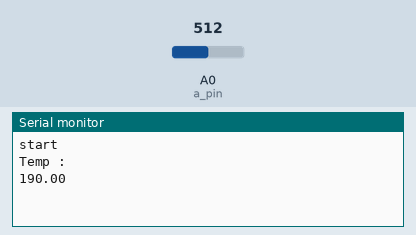
This sketch was run on a simulated Arduino Uno, built with avr-gcc and run on an emulated ATmega328P. On the bench: the last lines printed to the serial monitor. The test bench sets the inputs (shaded band); at power-on: A0 (a_pin) = 512.

Above: at 1.2 s.
1.3 s: A0 (a_pin) set to 716
At 1.3 s:
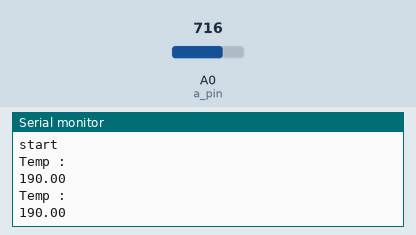
2.8 s: A0 (a_pin) set to 900
At 3.8 s:
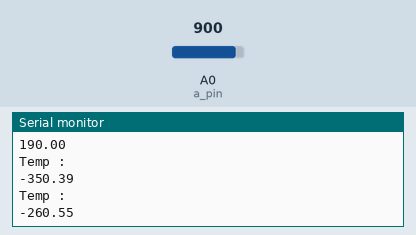
Timing chart, 0 to 5.8 s (numbered marks = the images above; inputs shaded):
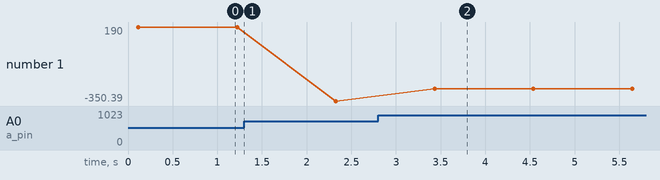

Measured:
- after the input at 2.8 s, the serial monitor: prints a new line after 0.63 s (image 2)
- plotted number 1: 190 → -350.39 after the input at 1.3 s, -350.39 → -260.55 after the input at 2.8 s

The sketch:

Tempearture_measurement1.ino
```cpp
int a_pin = 0;

void setup(){
  Serial.begin(9600);
  Serial.println("start");

}


void loop(){
  int i;
  int data;
  int summary;
  float t_value;
  float input_avg;

  summary = 0;
  for(i=0; i<50; i++){
    data = analogRead(a_pin);
    summary = summary + data;
    delay(2);
  }

  input_avg = (float)summary/50.0;
  t_value = (input_avg / 1024.0 * 5.0 * 1000 - 600) / 10;
  Serial.println("Temp : ");
  Serial.println(t_value);
  delay(1000);
}
```
